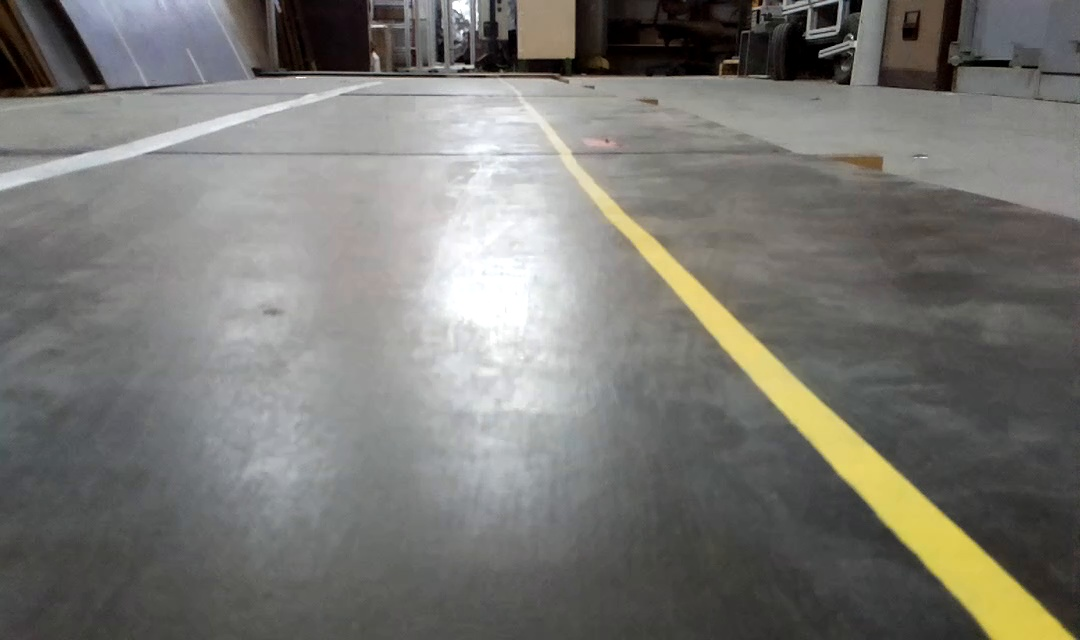
#> input picture line-measurement/train/1.jpeg, 1080 x 640 px; its folder holds only this picture in this run
$ python scan1.py
#> lines starting #> are read from the running program, lines starting #| are printed output that depends on the picture
import cv2
import os
import pandas as pd
from skimage.transform import rotate
from skimage import feature
from skimage import io
from skimage import filters
from skimage.color import rgb2gray
from matplotlib import pyplot as plt
import numpy as np
import math
import pandas as pd
import csv
def load_images_from_folder(folder):
#> called with folder = './train//'
    images = []
    y_matrix=[]
    for filename in os.listdir(folder):
        img = cv2.imread(os.path.join(folder,filename))
#> img is the input picture: shape (640, 1080, 3); mean B, G, R 114.6, 119.4, 120.3
        #print(filename)
        parts = filename.split(".")
        y_matrix.append(float(parts[0].replace(',','.')))
        if img is not None:
            images.append(img)
    return images,y_matrix
folder="./train//"
images,ym=load_images_from_folder(folder)
#> images = 1 item; ym = [1]

#df = pd.DataFrame(columns=['ult', 'ulb', 'dlt','dlb'])
diffangle=[]
indexa=[]
#df=pd.read_csv('frame_test.csv')
df = pd.DataFrame(columns =['index_of_curve', 'max_angle_difference', 'point_dis','dis'] )

xm=[]
for img_index, img in enumerate(images):
    img=img[140:,600:]
    img = cv2.cvtColor(img, cv2.COLOR_BGR2HSV)

    lower_range = np.array([20,10,169])    # lower_range = np.array([20,10,190]) upper_range = np.array([37,190,255])

    upper_range = np.array([37,190,255])
    # [4 lines of commented-out code are left out]
    img = cv2.inRange(img, lower_range, upper_range)

    if cv2.countNonZero(img) < 100:
         print('so far')
    img = cv2.GaussianBlur(img,(5,5),cv2.BORDER_DEFAULT)
        #img[abs(35-img[:,:,0])>=4]=0
        #img[img[:,:,0]!=0]=1
        #img[abs(img[:,:,0]-36)<5]=1


        #gray = cv2.cvtColor(img, cv2.COLOR_BGR2GRAY)
    img = cv2.Canny(img, 60, 60*4)

    ymax=0
    xmax=0
        #premean=0
    maxdiffmean=0
    indexmvar=0
    enda=0
    neg_detected=0
    neg_index=0
    neg_value=0
    pos_value=0
    for index in range(20):
        #fragimg.append(img[index*50:index*50+50,:])
            edges=img[index*25:index*25+25,:]
        # [4 lines of commented-out code are left out]
            lines = cv2.HoughLinesP(edges, 1, np.pi/180, 15, maxLineGap=100)
            if lines is None:
                 print('no line')
                 continue


            anglemat=[]
            for indx,line in enumerate(lines):
               x1, y1, x2, y2 = line[0]
               # [8 lines of commented-out code are left out]
               if (x1!=x2) and (y1!=y2) :
                angle= math.degrees(math.atan2((y2-y1),(x2-x1)))
                if abs(angle)>20 and enda==0:


                 anglemat.append(angle)
                if x1>350 and x2>350 and 25*index+y2>ymax:
                 ymax=25*index+y2
                 xmax=x2

            if not anglemat or enda==1:
             print('ko du goc at {}'.format(index))
             #pass
            else:
             print('index is {} mean is {} variance is {}'.format(index, np.mean(anglemat),np.var(anglemat)))
             if (anglemat):
              if (np.mean(anglemat))<-25 and neg_detected==0:
               neg_detected=1
               neg_index=index
               neg_value=np.mean(anglemat)
               continue
              if (neg_detected==1):
                if (np.mean(anglemat))>40:
                 if (index>neg_index):
                   indexmvar=index
                   pos_value=np.mean(anglemat)
                   maxdiffmean=pos_value-neg_value
                   enda=1
        #else:
         #print('no angle mat consider everything zero')
    diffangle.append(maxdiffmean)
    indexa.append(indexmvar)
    # [5 lines of commented-out code are left out]
    dis=math.sqrt((480-xmax)**2+(ymax)**2)
    print('mean of diffangle is {} and var is {}'.format(np.mean(diffangle),np.var(diffangle)))
    print('mean of index is {} and var is {}'.format(np.mean(indexa),np.var(indexa)))
    xm.append(dis)
#> (the run stopped early here; a loop or call above may not have finished)

$ run again, on line-measurement/train/13.jpeg
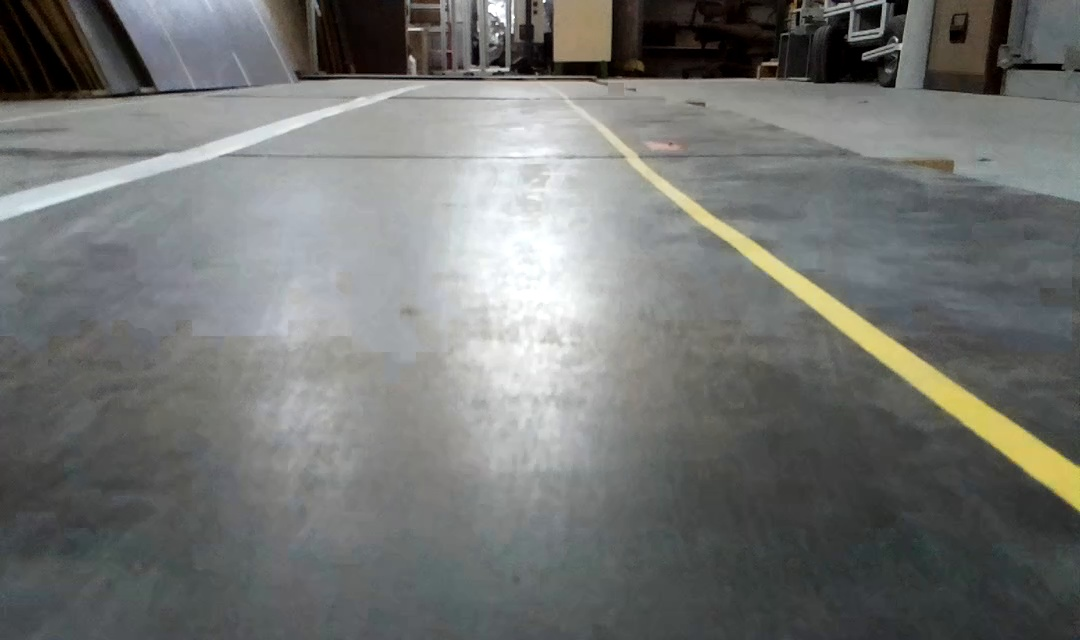
#> input picture line-measurement/train/13.jpeg, 1080 x 640 px
#> in load_images_from_folder, img is the input picture: shape (640, 1080, 3); mean B, G, R 114.1, 116.2, 114.5
#> images = 1 item; ym = [13]

$ run again, on line-measurement/train/10.jpeg
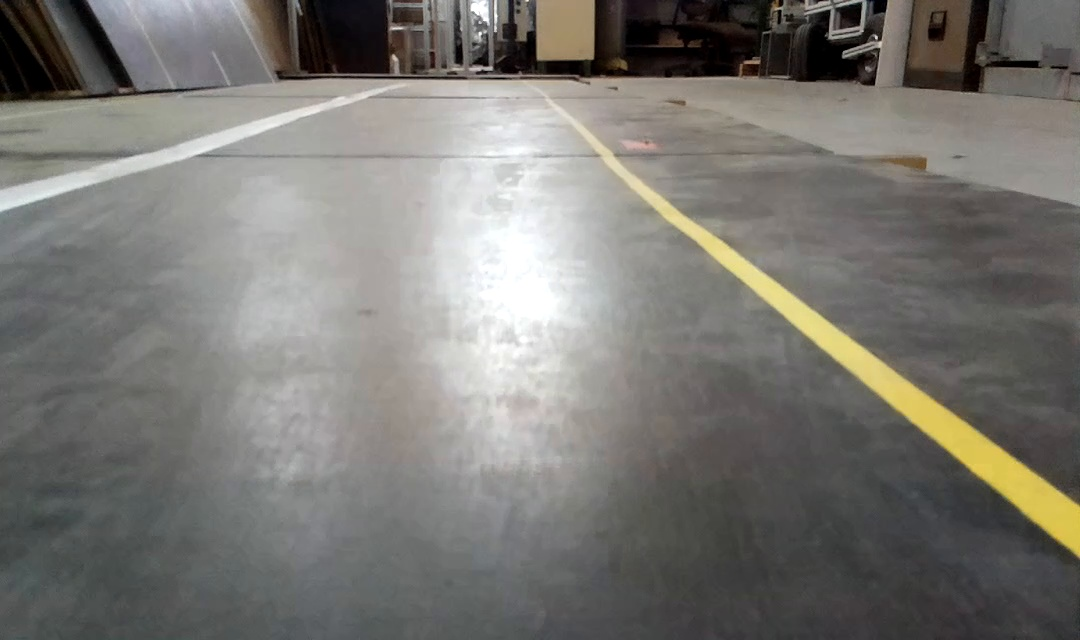
#> input picture line-measurement/train/10.jpeg, 1080 x 640 px
#> in load_images_from_folder, img is the input picture: shape (640, 1080, 3); mean B, G, R 114.6, 119.4, 121.2
#> images = 1 item; ym = [10]
